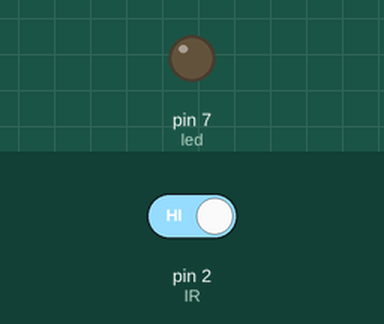
The sketch below on a simulated Arduino Mega 2560, built with avr-gcc and run on an emulated ATmega2560. On the bench: output pins drawn as LEDs (lit = HIGH). The inputs (shaded band) are chosen by the test bench; at power-on: pin 2 (IR) HIGH.

Above: at 2.8 s.
2.9 s: pin 2 (IR) driven LOW
At 4.1 s:
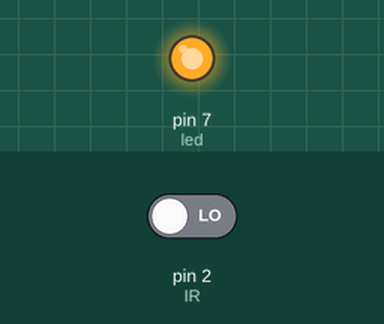
4.5 s: pin 2 (IR) driven HIGH
At 5.6 s:
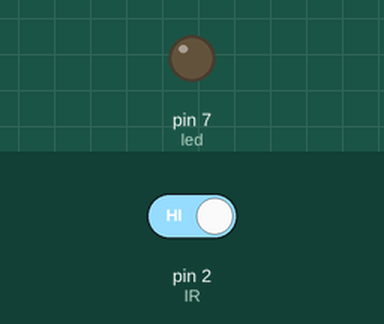
Timing chart, 0 to 7.5 s (numbered marks = the images above; inputs shaded):
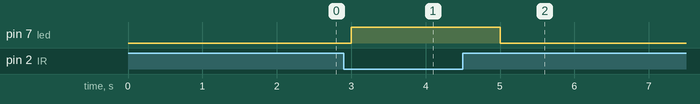

The sketch:

Bluetooth_IR.ino
```cpp
const int IR = 2;
const int led = 7;
int cstate = 1;
int pstate = 1;

void setup() {
  // put your setup code here, to run once:
  pinMode(led, OUTPUT);
  pinMode(IR, INPUT);
  Serial.begin(9600);
  Serial1.begin(9600);
}


//Bluetooth

//VCC of BT (Bluetooth)) will be connected to 5v of arduino
//GND of BT will be connecgted to gnd of Arduino
//RXD of BT to the TX1(pin 18) of your arduino
//TXD of BT will go to RX1 (pin 19) of Arduino


void loop() {
  // put your main code here, to run repeatedly:
  int cstate = digitalRead(IR);
  if(cstate != pstate){
    if(cstate == 0){
      digitalWrite(led, HIGH);
      Serial1.println("There is a visitor");
    }
    else
      digitalWrite(led, LOW);
      pstate = cstate;
  }

  delay(1000);
}
```

Measured:
- after the input at 2.9 s, pin 7 (led): LOW → HIGH after 0.10 s
- after the input at 4.5 s, pin 7 (led): HIGH → LOW after 0.50 s
